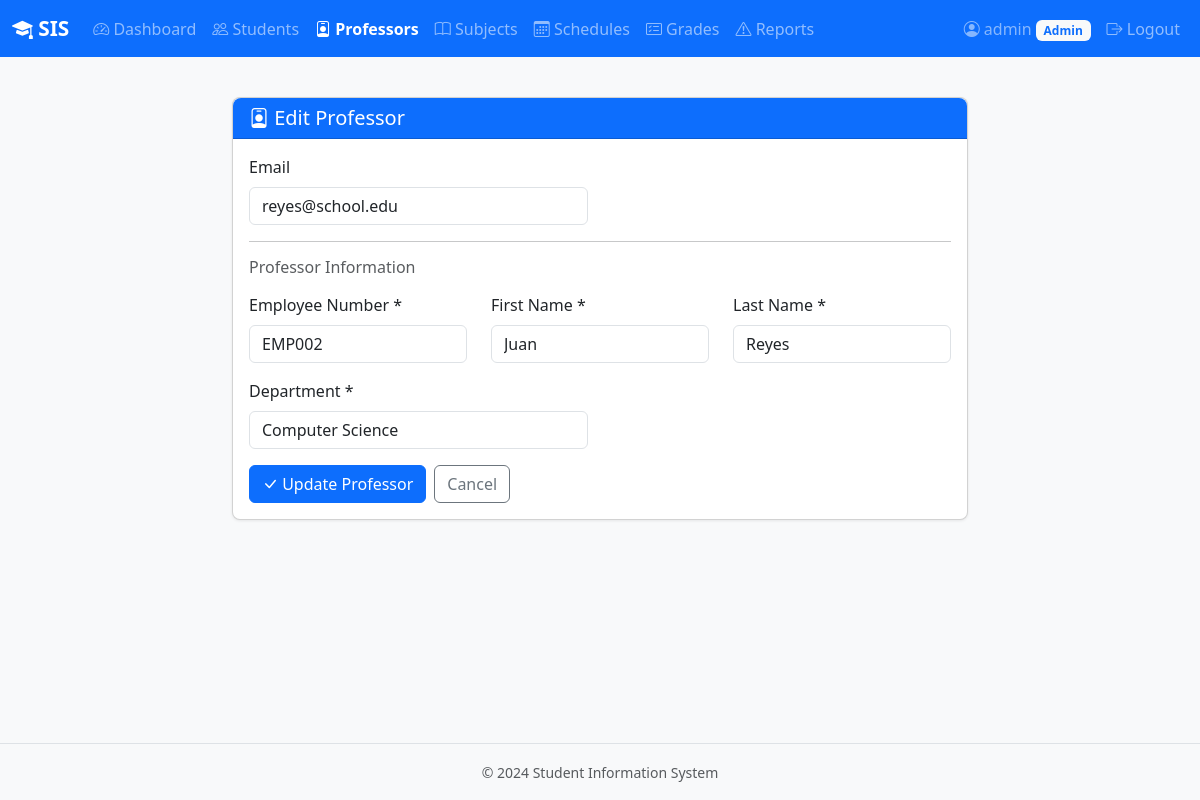
The page /admin/professors/2/edit (signed in) on the database its author committed.
### backend/models.py (models this page shows, shortened)
class User(UserMixin, db.Model):
    __tablename__ = "users"
    id = db.Column(db.Integer, primary_key=True)
    username = db.Column(db.String(80), unique=True, nullable=False)
    password_hash = db.Column(db.String(256), nullable=False)
    email = db.Column(db.String(120), unique=True, nullable=False)
    role = db.Column(db.String(20), nullable=False)  # admin, professor, student
    created_at = db.Column(db.DateTime, default=datetime.utcnow)
    student = db.relationship("Student", backref="user", uselist=False, cascade="all, delete-orphan")
    professor = db.relationship("Professor", backref="user", uselist=False, cascade="all, delete-orphan")
    admin = db.relationship("Admin", backref="user", uselist=False, cascade="all, delete-orphan")

class Professor(db.Model):
    __tablename__ = "professors"
    id = db.Column(db.Integer, primary_key=True)
    user_id = db.Column(db.Integer, db.ForeignKey("users.id"), unique=True, nullable=False)
    employee_number = db.Column(db.String(20), unique=True, nullable=False)
    first_name = db.Column(db.String(80), nullable=False)
    last_name = db.Column(db.String(80), nullable=False)
    department = db.Column(db.String(100), nullable=False)
    schedules = db.relationship("Schedule", backref="professor", lazy="dynamic")
    grades = db.relationship("Grade", backref="professor", lazy="dynamic")
    disciplinary_reports = db.relationship("DisciplinaryReport", backref="professor", lazy="dynamic")

### backend/routes.py (the view, shortened to what this page needs)
@admin_bp.route("/professors/<int:professor_id>/edit", methods=["GET", "POST"])
@login_required
@role_required("admin")
def professors_edit(professor_id):
    professor = Professor.query.get_or_404(professor_id)
    return render_template("admin/professor_form.html", professor=professor)

### backend/auth.py (called while the page is built)
@login_manager.user_loader
def load_user(user_id):
    return User.query.get(int(user_id))

def role_required(*roles):
    def decorator(f):
        @wraps(f)
        def decorated_function(*args, **kwargs):
            if not current_user.is_authenticated:
                return redirect(url_for("auth.login"))
            if current_user.role not in roles:
                flash("You do not have permission to access that page.", "danger")
                abort(403)
            return f(*args, **kwargs)
        return decorated_function
    return decorator

### frontend/templates/admin/professor_form.html (shortened to what this page needs)
{% extends "base.html" %}
{% block nav_items %}
<li class="nav-item"><a class="nav-link" href="{{ url_for('admin.dashboard') }}"><i class="bi bi-speedometer2"></i> Dashboard</a></li>
<li class="nav-item"><a class="nav-link" href="{{ url_for('admin.students_list') }}"><i class="bi bi-people"></i> Students</a></li>
<li class="nav-item"><a class="nav-link active" href="{{ url_for('admin.professors_list') }}"><i class="bi bi-person-badge"></i> Professors</a></li>
<li class="nav-item"><a class="nav-link" href="{{ url_for('admin.subjects_list') }}"><i class="bi bi-book"></i> Subjects</a></li>
<li class="nav-item"><a class="nav-link" href="{{ url_for('admin.schedules_list') }}"><i class="bi bi-calendar3"></i> Schedules</a></li>
<li class="nav-item"><a class="nav-link" href="{{ url_for('admin.grades_list') }}"><i class="bi bi-card-checklist"></i> Grades</a></li>
<li class="nav-item"><a class="nav-link" href="{{ url_for('admin.reports_list') }}"><i class="bi bi-exclamation-triangle"></i> Reports</a></li>
{% endblock %}
{% block content %}
<div class="row justify-content-center">
    <div class="col-lg-8">
        <div class="card">
            <div class="card-header bg-primary text-white">
                <h5 class="mb-0"><i class="bi bi-person-badge"></i> {{ 'Edit' if professor else 'Add' }} Professor</h5>
            </div>
            <div class="card-body">
                <form method="POST">
                    {% if not professor %}
                    <h6 class="text-muted mb-3">Account Information</h6>
                    <div class="row mb-3">
                        <div class="col-md-4">
                            <label class="form-label">Username *</label>
                            <input type="text" class="form-control" name="username" required>
                        </div>
                        <div class="col-md-4">
                            <label class="form-label">Email *</label>
                            <input type="email" class="form-control" name="email" required>
                        </div>
                        <div class="col-md-4">
                            <label class="form-label">Password *</label>
                            <input type="password" class="form-control" name="password" required minlength="6">
                        </div>
                    </div>
                    <hr>
                    {% else %}
                    <div class="row mb-3">
                        <div class="col-md-6">
                            <label class="form-label">Email</label>
                            <input type="email" class="form-control" name="email" value="{{ professor.user.email }}">
                        </div>
                    </div>
                    <hr>
                    {% endif %}
                    <h6 class="text-muted mb-3">Professor Information</h6>
                    <div class="row mb-3">
                        <div class="col-md-4">
                            <label class="form-label">Employee Number *</label>
                            <input type="text" class="form-control" name="employee_number" required
                                   value="{{ professor.employee_number if professor else '' }}">
                        </div>
                        <div class="col-md-4">
                            <label class="form-label">First Name *</label>
                            <input type="text" class="form-control" name="first_name" required
                                   value="{{ professor.first_name if professor else '' }}">
                        </div>
                        <div class="col-md-4">
                            <label class="form-label">Last Name *</label>
                            <input type="text" class="form-control" name="last_name" required
                                   value="{{ professor.last_name if professor else '' }}">
                        </div>
                    </div>
                    <div class="row mb-3">
                        <div class="col-md-6">
                            <label class="form-label">Department *</label>
                            <input type="text" class="form-control" name="department" required
                                   value="{{ professor.department if professor else 'Computer Science' }}">
                        </div>
                    </div>
                    <div class="d-flex gap-2">
                        <button type="submit" class="btn btn-primary">
                            <i class="bi bi-check-lg"></i> {{ 'Update' if professor else 'Add' }} Professor
                        </button>
                        <a href="{{ url_for('admin.professors_list') }}" class="btn btn-outline-secondary">Cancel</a>
                    </div>
                </form>
            </div>
        </div>
    </div>
</div>
{% endblock %}

### frontend/templates/base.html (shortened to what this page needs)
<!DOCTYPE html>
<html lang="en">
<head>
    <link href="https://cdn.jsdelivr.net/npm/bootstrap@5.3.2/dist/css/bootstrap.min.css" rel="stylesheet">
    <link href="https://cdn.jsdelivr.net/npm/bootstrap-icons@1.11.1/font/bootstrap-icons.css" rel="stylesheet">
    <link href="{{ url_for('static', filename='css/style.css') }}" rel="stylesheet">
</head>
<body>
    {% if current_user.is_authenticated %}
    <nav class="navbar navbar-expand-lg navbar-dark bg-primary">
        <div class="container-fluid">
            <a class="navbar-brand" href="{{ url_for(current_user.role + '.dashboard') }}">
                <i class="bi bi-mortarboard-fill"></i> SIS
            </a>
            <div class="collapse navbar-collapse" id="navbarNav">
                <ul class="navbar-nav me-auto">
                    {% block nav_items %}{% endblock %}
                </ul>
                <ul class="navbar-nav">
                    <li class="nav-item">
                        <span class="nav-link text-white-50">
                            <i class="bi bi-person-circle"></i> {{ current_user.username }}
                            <span class="badge bg-light text-primary">{{ current_user.role|title }}</span>
                        </span>
                    </li>
                    <li class="nav-item">
                        <a class="nav-link" href="{{ url_for('auth.logout') }}">
                            <i class="bi bi-box-arrow-right"></i> Logout
                        </a>
                    </li>
                </ul>
            </div>
        </div>
    </nav>
    {% endif %}
    <main class="container py-4">
        {% block content %}{% endblock %}
    </main>
    <footer class="text-center text-muted py-3 mt-auto">
        <small>&copy; 2024 Student Information System</small>
    </footer>
</body>
</html>

### frontend/static/css/style.css (style rules this page uses)
:root { --sis-primary: #0d6efd; --sis-primary-dark: #0a58ca; --sis-light: #f8f9fa; }
body { background-color: var(--sis-light); min-height: 100vh; display: flex; flex-direction: column; }
main { flex: 1; }
.navbar-brand { font-weight: 700; font-size: 1.3rem; }
.nav-link.active { font-weight: 600; }
.card { border-radius: 8px; box-shadow: 0 1px 3px rgba(0, 0, 0, 0.08); }
.card-header { border-radius: 8px 8px 0 0 !important; }
.btn-primary { background-color: var(--sis-primary); border-color: var(--sis-primary); }
footer { border-top: 1px solid #dee2e6; }

### rows shown on the page
User: username "admin", role "Admin"
User: email "reyes@school.edu"
Professor: employee_number "EMP002", first_name "Juan", last_name "Reyes", department "Computer Science"

### other values the page prints
{{ 'Edit' if professor else 'Add' }} "Edit"
{{ 'Update' if professor else 'Add' }} "Update"
